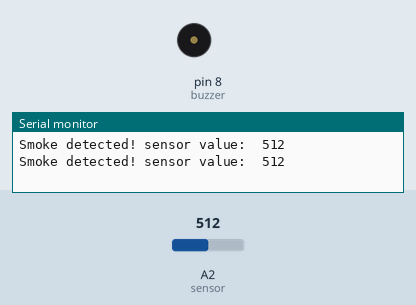
A sketch run on a simulated Arduino Uno, built with avr-gcc and run on an emulated ATmega328P. On the bench: buzzer (waves = sounding), the last lines printed to the serial monitor. The inputs (shaded band) are chosen by the test bench; at power-on: A2 (sensor) = 512.

Above: at 1.8 s.
1.9 s: A2 (sensor) set to 409
6.0 s: A2 (sensor) set to 386
At 7.0 s:
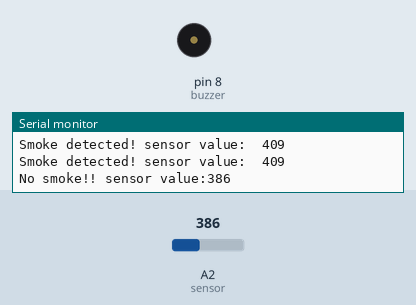
8.5 s: A2 (sensor) set to 410
At 12.5 s:
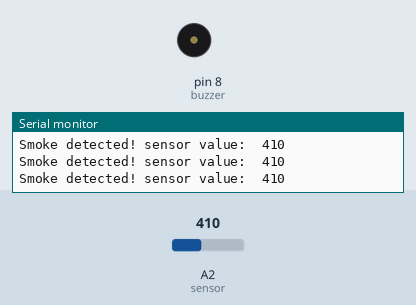
12.6 s: A2 (sensor) set to 390
At 13.7 s:
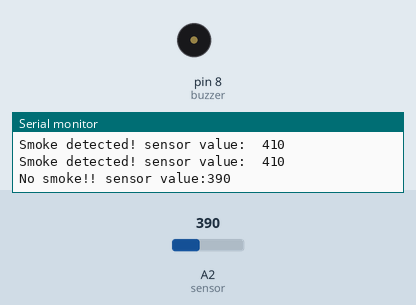
Timing chart, 0 to 15.1 s (numbered marks = the images above; inputs shaded):
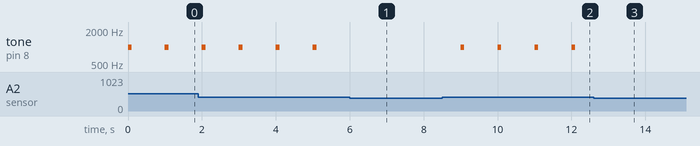

Measured:
- the behaviour switches between 401 and 400 on A2 (sensor) (found by bisection; images 0 and 1)
- after the input at 6.0 s, tone on pin 8 (buzzer): stops changing and stays silent
- after the input at 8.5 s, tone on pin 8 (buzzer): alternates 1000 Hz for 0.10 s and silent for 0.90 s, starting after 0.51 s
- after the input at 12.6 s, tone on pin 8 (buzzer): stops changing and stays silent
- by itself, tone on pin 8 (buzzer): alternates 1000 Hz for 0.10 s and silent for 0.90 s

The sketch:

gas_sensor_analog_mode.ino
```cpp
const int buzzer=8; //Connect buzzer to digital pin 8
const int sensor=A2; //Connect gas sensor to analog pin A2
const int smoke_threshold=400; //set to threshold value

void setup()
{
    Serial.begin(9600); //set the serial port to 9600
pinMode(buzzer, OUTPUT); //set buzzer as output
  pinMode(sensor, INPUT); //set gas sensor as input

}

void loop() {

int sensor_value=analogRead(sensor);  //read the gas sensor value at pin A2
if(sensor_value>smoke_threshold) //compare sesnor value with threshold value

{
 tone(buzzer,1000,100); //ON the buzzer
  Serial.print("Smoke detected! sensor value:  "); //print on serial monitor
  Serial.println(sensor_value);
}
else
{
  noTone(buzzer); //OFF the buzzer
  Serial.print("No smoke!! sensor value:"); //print on serial monitor
  Serial.println(sensor_value);
}
delay(1000); //wait
}
```
